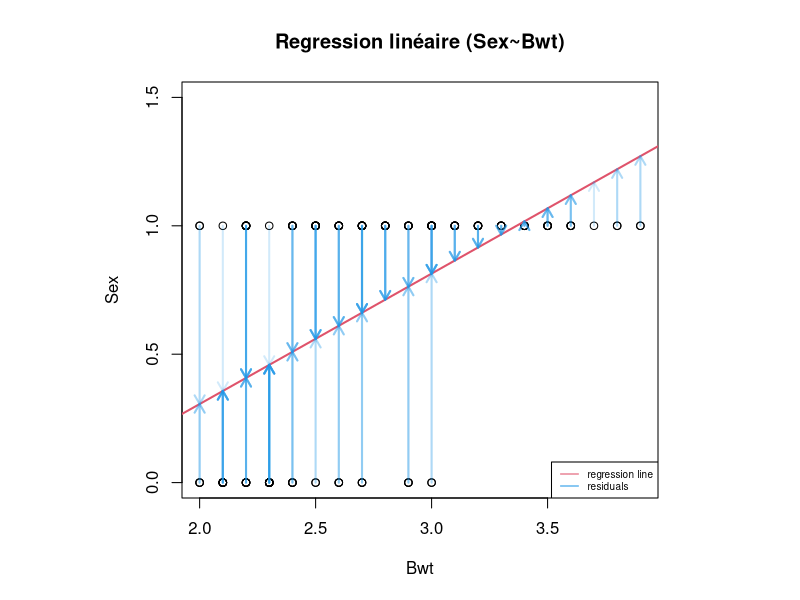
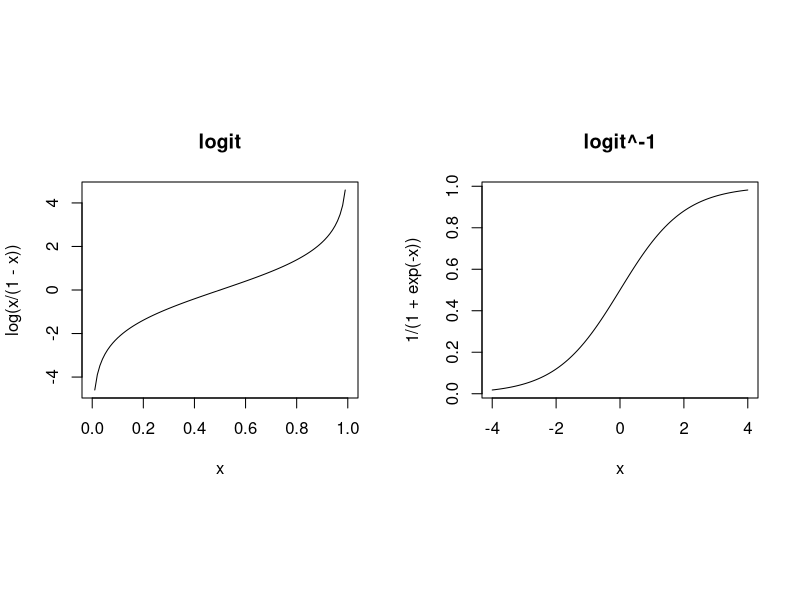
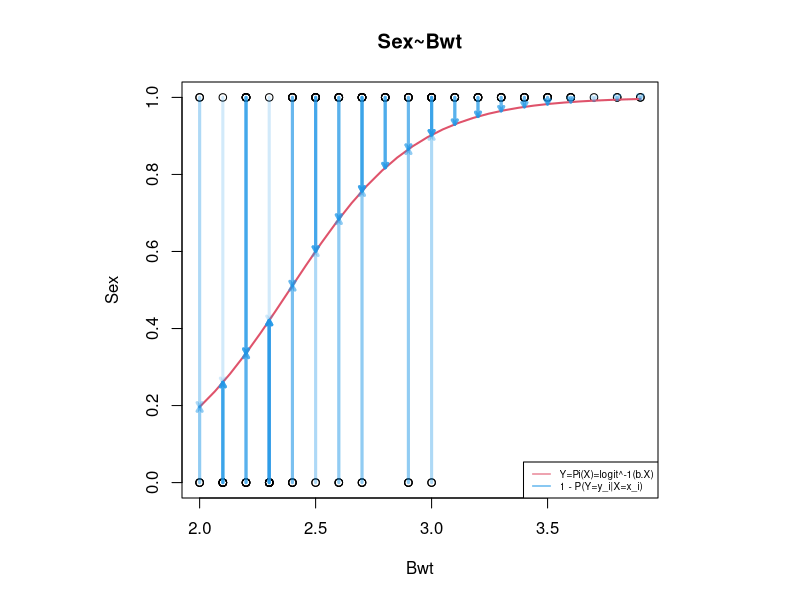
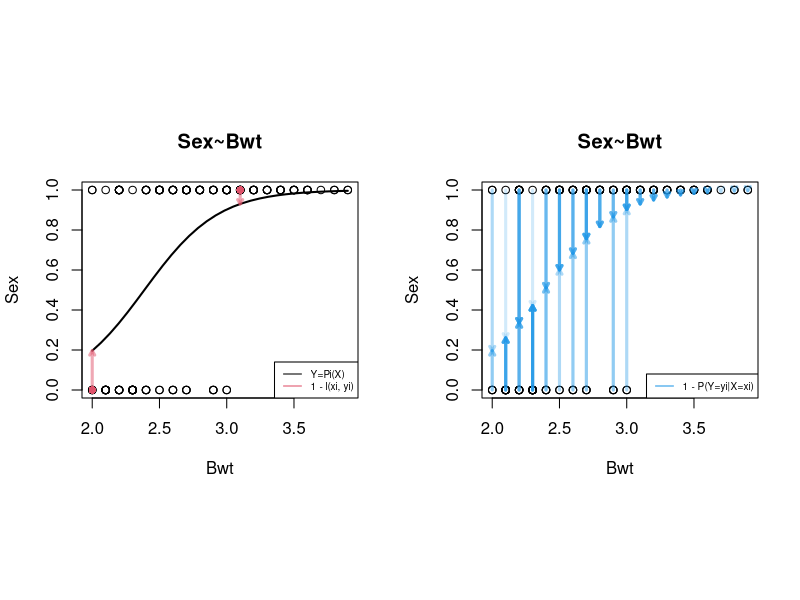
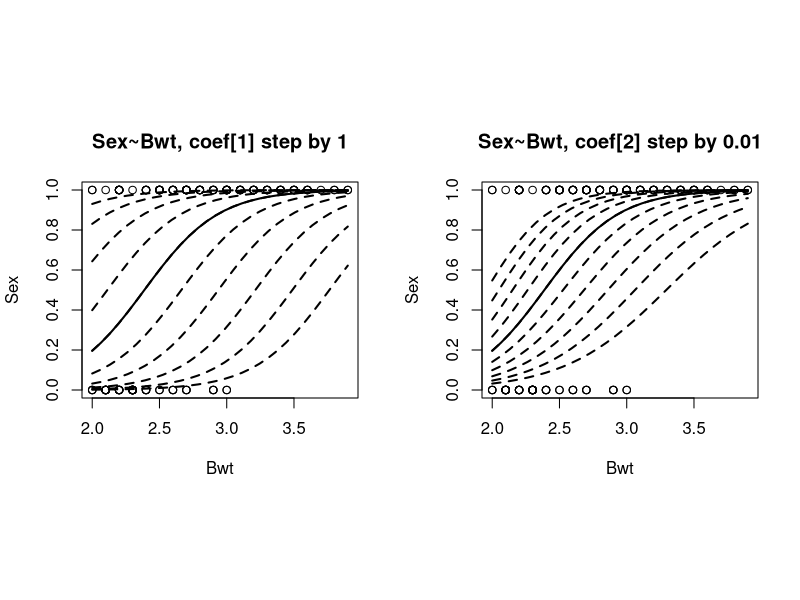

The R source for these figures, in order:
## ---- chunk 1
d = MASS::cats
layout(1, respect=TRUE)
s = as.numeric(d$Sex) - 1
plot(d$Bwt, s, main="Regression linéaire (Sex~Bwt)", xlab="Bwt", ylab="Sex", ylim=c(0,1.5))
m = lm(s~d$Bwt)
abline(m, col=2, lwd=2)
# abline(h=0.5, col="grey", lwd=2)
arrows(d$Bwt, s, d$Bwt, s-m$residuals, col=adjustcolor(4, alpha.f=0.2), length=0.1, lwd=2)
legend("bottomright",c("regression line", "residuals"), col=c(2,4), lty=1, cex=0.6)
## ---- chunk 2
layout(matrix(1:2, 1), respect=TRUE)
x = 0:100/100
plot(x, log(x/(1-x)), main="logit", type="l")
x = seq(-4, 4,  length.out=100)
plot(x, 1 / (1+exp(-x)), main="logit^-1", type="l")
## ---- chunk 3
layout(1, respect=TRUE)
plot(d$Bwt, s, main="Sex~Bwt", xlab="Bwt", ylab="Sex")
m = glm(d$Sex~d$Bwt, family = binomial(logit))
m$coefficients
logitinv = function(x) 1/(1 + exp(-x))
x = seq(min(d$Bwt), max(d$Bwt), length.out=30)
lines(x, logitinv(m$coefficients[[1]] + m$coefficients[[2]]*x), col=2, lwd=2)
py1x = function(t,m) {
  x = m$coefficients[[1]] + m$coefficients[[2]]*t
  1/(1 + exp(-x))
}
arrows(d$Bwt, s, d$Bwt, py1x(d$Bwt,m), col=adjustcolor(4, alpha.f=0.2), length=0.05, lwd=3)
legend("bottomright", c("Y=Pi(X)=logit^-1(b.X)", "1 - P(Y=y_i|X=x_i)"), col=c(2,4), lty=1, cex=0.6)
## ---- chunk 4
m = glm(d$Sex~d$Bwt, family = binomial(logit))
m$coefficients
summary(m)
## ---- chunk 5
py1x = function(t,m) {
  x = m$coefficients[[1]] + m$coefficients[[2]]*t
  1/(1 + exp(-x))
}
d[c(2, 16),c("Bwt", "Sex")]
layout(matrix(1:2, 1), respect=TRUE)
plot(d$Bwt, s, main="Sex~Bwt", xlab="Bwt", ylab="Sex")
# \mathbb{P}(Y=1|X) = logitinv(a + b.x)
m = glm(d$Sex~d$Bwt, family = binomial(logit))
m$coefficients
logitinv = function(x) 1/(1 + exp(-x))
x = seq(min(d$Bwt), max(d$Bwt), length.out=30)
lines(x, logitinv(m$coefficients[[1]] + m$coefficients[[2]]*x), col=1, lwd=2)
legend("bottomright", "Y=Pi(X)", col=1, lty=1, cex=0.6)
legend("bottomright", c("Y=Pi(X)", "1 - l(xi, yi)"), col=1:2, lty=1, cex=0.6)

points(d$Bwt[2], s[2], col=2, pch=16)
arrows(d$Bwt[2], 0, d$Bwt[2], py1x(d$Bwt,m)[2], col=adjustcolor(2, alpha.f=0.5), length=0.05, lwd=3)

points(d$Bwt[110], s[110], col=2, pch=16)
arrows(d$Bwt[110], 1, d$Bwt[110], py1x(d$Bwt,m)[110], col=adjustcolor(2, alpha.f=0.5), length=0.05, lwd=3)

plot(d$Bwt, s, main="Sex~Bwt", xlab="Bwt", ylab="Sex")
arrows(d$Bwt, s, d$Bwt, py1x(d$Bwt,m), col=adjustcolor(4, alpha.f=0.2), length=0.05, lwd=3)
legend("bottomright","1 - P(Y=yi|X=xi)", col=4, lty=1, cex=0.6)
## ---- chunk 6
layout(matrix(1:2, 1), respect=TRUE)
plot(d$Bwt, s, main="Sex~Bwt, coef[1] step by 1", xlab="Bwt", ylab="Sex")
# \mathbb{P}(Y=1|X) = logitinv(a + b.x)
x = seq(min(d$Bwt), max(d$Bwt), length.out=30)
m = glm(d$Sex~d$Bwt, family = binomial(logit))
m$coefficients
coefs = m$coefficients
lines(x, logitinv(coefs[[1]] + coefs[[2]]*x), col=1, lwd=2)
coefs[1] = coefs[1] - 5 
for (i in 1:10) {
  lines(x, logitinv(coefs[[1]] + coefs[[2]]*x), col=1, lwd=2, lty=2)
  coefs[1] = coefs[1] + 1
}


plot(d$Bwt, s, main="Sex~Bwt, coef[2] step by 0.01", xlab="Bwt", ylab="Sex")
# \mathbb{P}(Y=1|X) = logitinv(a + b.x)
x = seq(min(d$Bwt), max(d$Bwt), length.out=30)
m = glm(d$Sex~d$Bwt, family = binomial(logit))
m$coefficients
coefs = m$coefficients
lines(x, logitinv(coefs[[1]] + coefs[[2]]*x), col=1, lwd=2)
coefs[2] = coefs[2] - 1 
for (i in 1:10) {
  lines(x, logitinv(coefs[[1]] + coefs[[2]]*x), col=1, lwd=2, lty=2)
  coefs[2] = coefs[2] + 0.2  
}
